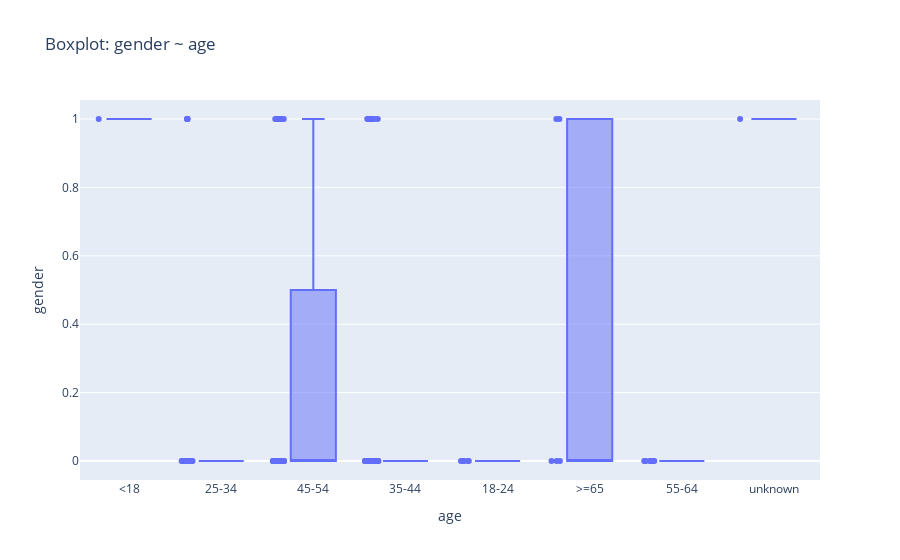

Notebook code cell kept with this figure:
### Code cell
# === Boxplot: porównanie kolumn numerycznej i kategorycznej ===
if num_cols and cat_cols:
    y_col = num_cols[0]
    x_col = cat_cols[0]
    fig = px.box(df, x=x_col, y=y_col, points="all", title=f"Boxplot: {y_col} ~ {x_col}")
    fig.show()

### Figure 1 — Plotly figure (JSON) as saved in the notebook; plotly's stock layout.template omitted (floating-point values rounded to 4 significant figures; data arrays with more than 128 entries replaced by an {"elided": "..."} marker saying what was removed)
{"data": [{"alignmentgroup": "True", "boxpoints": "all", "hovertemplate": "age=%{x}<br>gender=%{y}<extra></extra>", "legendgroup": "", "marker": {"color": "#636efa"}, "name": "", "notched": false, "offsetgroup": "", "orientation": "v", "showlegend": false, "type": "box", "x": {"elided": "140 str values"}, "x0": " ", "xaxis": "x", "y": {"elided": "140 int values"}, "y0": " ", "yaxis": "y"}], "layout": {"boxmode": "group", "legend": {"tracegroupgap": 0}, "title": {"text": "Boxplot: gender ~ age"}, "xaxis": {"anchor": "y", "domain": [0, 1], "title": {"text": "age"}}, "yaxis": {"anchor": "x", "domain": [0, 1], "title": {"text": "gender"}}}}
